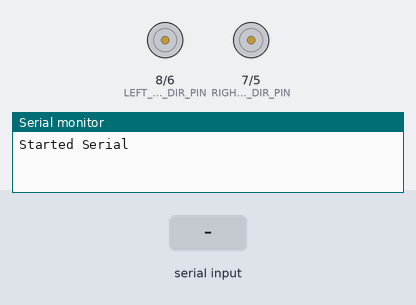
A sketch run on a simulated Arduino Uno, built with avr-gcc and run on an emulated ATmega328P. On the bench: direction and speed pins drawn as motors (green arrow = direction pin HIGH = forward, orange = LOW = backward, longer = more drive), the last lines printed to the serial monitor. The inputs (shaded band) are chosen by the test bench.

Above: at 1.2 s.
1.3 s: "90:45\n" received over the second serial link
At 1.55 s:
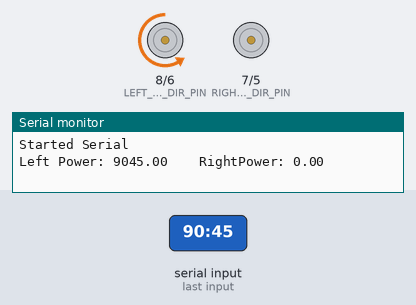
3.3 s: "30:150\n" received over the second serial link
At 3.55 s:
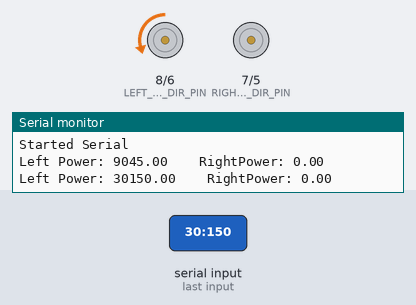
5.3 s: "1\n" received over the second serial link
At 5.55 s:
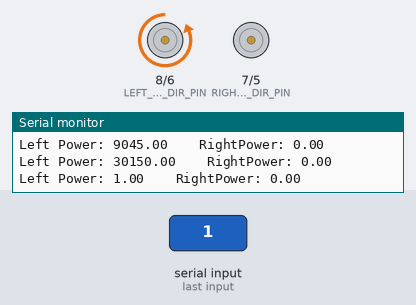
7.3 s: "1:90\n" received over the second serial link
At 7.55 s:
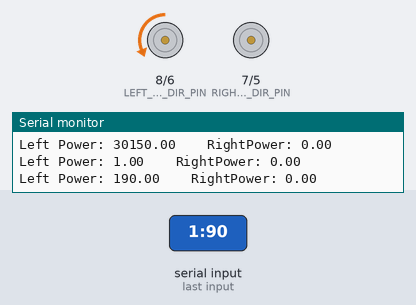
9.3 s: "R90\n" received over the second serial link
At 9.55 s:
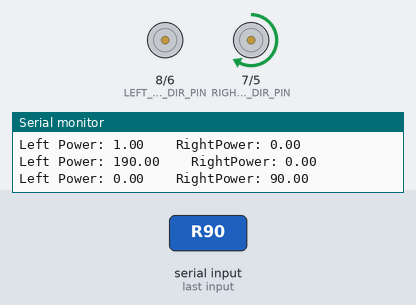
11.3 s: "5\n" received over the second serial link
At 12.9 s:
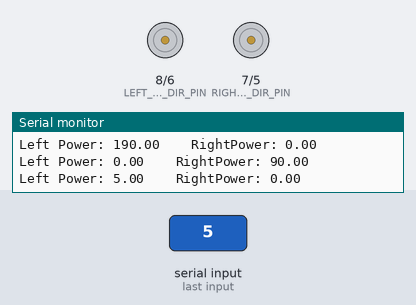
Timing chart, 0 to 14.3 s (numbered marks = the images above; inputs shaded):
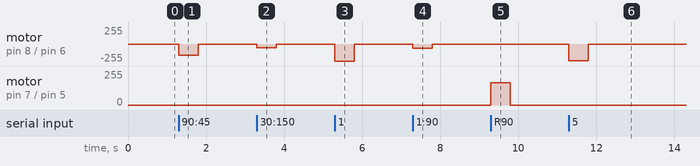

The sketch:

robotController.ino
```cpp
#include <SoftwareSerial.h>

//PREPROCCESSOR DIRECTIVES

#define THRESHOLD        0.15
#define MAX_INPUT_LENGTH 16
//uncomment for debug statements
#define DEBUG

//pin defines
#define LEFT_MOTOR_PWM_PIN    6
#define LEFT_MOTOR_DIR_PIN    8
#define RIGHT_MOTOR_PWM_PIN   5
#define RIGHT_MOTOR_DIR_PIN   7
//STRUCT DEFINITIONS

struct MotorPower{
  float leftMotor;
  float rightMotor;
};

//global values
struct MotorPower motorPower;
unsigned long lastUpdateTime; //to keep track of time of last input

//function prototypes
bool isValidChar(char c);
bool isValidInput(String input);
void parseData(String data);
void updateMotors(String lpower, String rpower);
void driveMotors();
void updateTime();
void stopMotors();

SoftwareSerial mySerial(2,3);//RX, TX

void setup() {
  //Setting up serial
  Serial.begin(115200);
  mySerial.begin(57600);
  #ifdef DEBUG
  Serial.print("Started Serial\n");
  #endif

  //Setting up motors
  pinMode(LEFT_MOTOR_PWM_PIN, OUTPUT);
  pinMode(LEFT_MOTOR_DIR_PIN, OUTPUT);
  pinMode(RIGHT_MOTOR_PWM_PIN, OUTPUT);
  pinMode(RIGHT_MOTOR_DIR_PIN, OUTPUT);

  //setting last update time
  lastUpdateTime = millis();
}

void loop() {
  String str;
  if(mySerial.available()){
    str = mySerial.readStringUntil('\n');
    updateTime();
    if(isValidInput(str) == true){
      parseData(str); //updates teh global motorPower struct
      driveMotors();
    }
  } else {
    //if last update sent was longer than 1 second, reset the motors to 0
    if((millis() - lastUpdateTime) >  500){
      stopMotors();
    }
  }
}

void updateTime(){
  lastUpdateTime = millis();
}

String validCharacters = "LR:|1234567890.-;";

//returns false if char not found in string
bool isValidChar(char c){
  for(int i =0; i < validCharacters.length(); i++){
    if(c == validCharacters.charAt(i)){
      return true;
    }
  }
  return false;
}

bool isValidInput(String input){
   //go through each character in the data string
  if(input.length() > MAX_INPUT_LENGTH){
    #ifdef DEBUG
    Serial.print("TOO long of input!\n");
    #endif
    return false;
  }
  for(int i = 0; i < input.length(); i++){
    if(isValidChar(input.charAt(i)) == false){
      //char not valid!
      #ifdef DEBUG
      Serial.print("char not valid!\n");
      #endif
      return false;
    }
  } //end of i for
  return true;
}

void parseData(String data){
  String leftMotorString = "";
  String rightMotorString = "";
  int state = 0;
  for(int i = 0; i < data.length(); i++){
    char c = data.charAt(i);
    if(c == 'L'){
      state = 0;
      continue;
    }
    if(c == 'R'){
      state = 1;
      continue;
    }
    if(c == ':' || c =='|' || c == ';'){
      continue;
    }

    switch(state) {
      case 0:
        // parsing leftMotorString data
        leftMotorString.concat(data.charAt(i));
        break;
      case 1:
        //parsing rightMotorString data
        rightMotorString.concat(data.charAt(i));
        break;
      default:
        //don't do anything
        break;
    }
  } //end of for loop
  updateMotors(leftMotorString, rightMotorString);
}

void stopMotors(){
  motorPower.leftMotor = 0;
  motorPower.rightMotor = 0;

  //stop motors with pwm signal of 0
  analogWrite(LEFT_MOTOR_PWM_PIN, 0);
  analogWrite(RIGHT_MOTOR_PWM_PIN, 0);
}

void updateMotors(String lpower, String rpower){
  //creating char arrays since .toCharArray needs an array to write to
  int sizeOfArray = 8;
  char leftPowerCharArray[sizeOfArray];
  char rightPowerCharArray[sizeOfArray];
  lpower.toCharArray(leftPowerCharArray, sizeOfArray);
  rpower.toCharArray(rightPowerCharArray, sizeOfArray);

  motorPower.leftMotor = atof(leftPowerCharArray);
  motorPower.rightMotor = atof(rightPowerCharArray);
}

void driveMotors(){
  #ifdef DEBUG
  Serial.print("Left Power: ");
  Serial.print(motorPower.leftMotor);
  Serial.print("\t\tRightPower: ");
  Serial.print(motorPower.rightMotor);
  Serial.print("\n");
  #endif

  //Left Drive
   if(abs(motorPower.leftMotor) > THRESHOLD){
     int LeftMotorPWM = map(abs(motorPower.leftMotor * 100), 0, 100, 0, 255);
     analogWrite(LEFT_MOTOR_PWM_PIN, LeftMotorPWM);

     if(motorPower.leftMotor < 0){ //move forward if stick pushed forward

       digitalWrite(LEFT_MOTOR_DIR_PIN, HIGH);
     } else {
       digitalWrite(LEFT_MOTOR_DIR_PIN, LOW);
     }
   } else {
     analogWrite(LEFT_MOTOR_PWM_PIN, 0);
   }


  //Right Drive

   if(abs(motorPower.rightMotor) > THRESHOLD){
     int RightMotorPWM = map(abs(motorPower.rightMotor * 100), 0, 100, 0, 255);
     analogWrite(RIGHT_MOTOR_PWM_PIN, RightMotorPWM);

     if(motorPower.rightMotor < 0){ //move forward if stick pushed forward
       digitalWrite(RIGHT_MOTOR_DIR_PIN, LOW);
     } else {
       digitalWrite(RIGHT_MOTOR_DIR_PIN, HIGH);
     }
   } else {
     analogWrite(RIGHT_MOTOR_PWM_PIN, 0);
   }
}
```

Measured:
- after the input at 1.3 s, motor on pin 8 (LEFT_MOTOR_DIR_PIN) / pin 6 (LEFT_MOTOR_PWM_PIN): stopped → backward 171/255 at once, → stopped 0.50 s later
- after the input at 3.3 s, motor on pin 8 (LEFT_MOTOR_DIR_PIN) / pin 6 (LEFT_MOTOR_PWM_PIN): stopped → backward 58/255 at once, → stopped 0.50 s later
- after the input at 5.3 s, motor on pin 8 (LEFT_MOTOR_DIR_PIN) / pin 6 (LEFT_MOTOR_PWM_PIN): stopped → backward 255/255 at once, → stopped 0.50 s later
- after the input at 7.3 s, motor on pin 8 (LEFT_MOTOR_DIR_PIN) / pin 6 (LEFT_MOTOR_PWM_PIN): stopped → backward 66/255 at once, → stopped 0.50 s later
- after the input at 9.3 s, motor on pin 7 (RIGHT_MOTOR_DIR_PIN) / pin 5 (RIGHT_MOTOR_PWM_PIN): stopped → forward 166/255 at once, → stopped 0.50 s later
- after the input at 11.3 s, motor on pin 8 (LEFT_MOTOR_DIR_PIN) / pin 6 (LEFT_MOTOR_PWM_PIN): stopped → backward 251/255 at once, → stopped 0.50 s later
